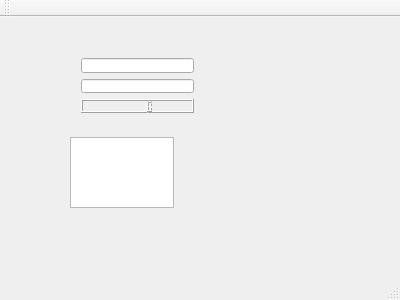
<?xml version="1.0" encoding="UTF-8"?>
<ui version="4.0">
 <class>MainWindow12</class>
 <widget class="QMainWindow" name="MainWindow12">
  <property name="geometry">
   <rect>
    <x>0</x>
    <y>0</y>
    <width>400</width>
    <height>300</height>
   </rect>
  </property>
  <property name="windowTitle">
   <string>MainWindow12</string>
  </property>
  <widget class="QWidget" name="centralWidget">
   <widget class="QWidget" name="layoutWidget">
    <property name="geometry">
     <rect>
      <x>70</x>
      <y>30</y>
      <width>135</width>
      <height>77</height>
     </rect>
    </property>
    <layout class="QVBoxLayout" name="verticalLayout">
     <item>
      <widget class="QLineEdit" name="lineEdit_1"/>
     </item>
     <item>
      <widget class="QLineEdit" name="lineEdit_2"/>
     </item>
     <item>
      <widget class="QLCDNumber" name="lcdNumber"/>
     </item>
    </layout>
   </widget>
   <widget class="QTextEdit" name="textEdit">
    <property name="geometry">
     <rect>
      <x>70</x>
      <y>120</y>
      <width>104</width>
      <height>71</height>
     </rect>
    </property>
   </widget>
  </widget>
  <widget class="QMenuBar" name="menuBar">
   <property name="geometry">
    <rect>
     <x>0</x>
     <y>0</y>
     <width>400</width>
     <height>23</height>
    </rect>
   </property>
  </widget>
  <widget class="QToolBar" name="mainToolBar">
   <attribute name="toolBarArea">
    <enum>TopToolBarArea</enum>
   </attribute>
   <attribute name="toolBarBreak">
    <bool>false</bool>
   </attribute>
  </widget>
  <widget class="QStatusBar" name="statusBar"/>
 </widget>
 <layoutdefault spacing="6" margin="11"/>
 <resources/>
 <connections/>
</ui>
